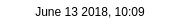
<?xml version="1.0" encoding="UTF-8"?>
<ui version="4.0">
 <class>Clock</class>
 <widget class="QDialog" name="Clock">
  <property name="geometry">
   <rect>
    <x>0</x>
    <y>0</y>
    <width>180</width>
    <height>24</height>
   </rect>
  </property>
  <property name="windowTitle">
   <string>Dialog</string>
  </property>
  <property name="styleSheet">
   <string notr="true">background-image:url(:/images/empty.png);</string>
  </property>
  <widget class="QLabel" name="label">
   <property name="geometry">
    <rect>
     <x>0</x>
     <y>-2</y>
     <width>180</width>
     <height>27</height>
    </rect>
   </property>
   <property name="styleSheet">
    <string notr="true">background-color:rgb(255,255,255);</string>
   </property>
   <property name="text">
    <string>June 13 2018, 10:09</string>
   </property>
   <property name="alignment">
    <set>Qt::AlignCenter</set>
   </property>
  </widget>
 </widget>
 <resources/>
 <connections/>
</ui>
